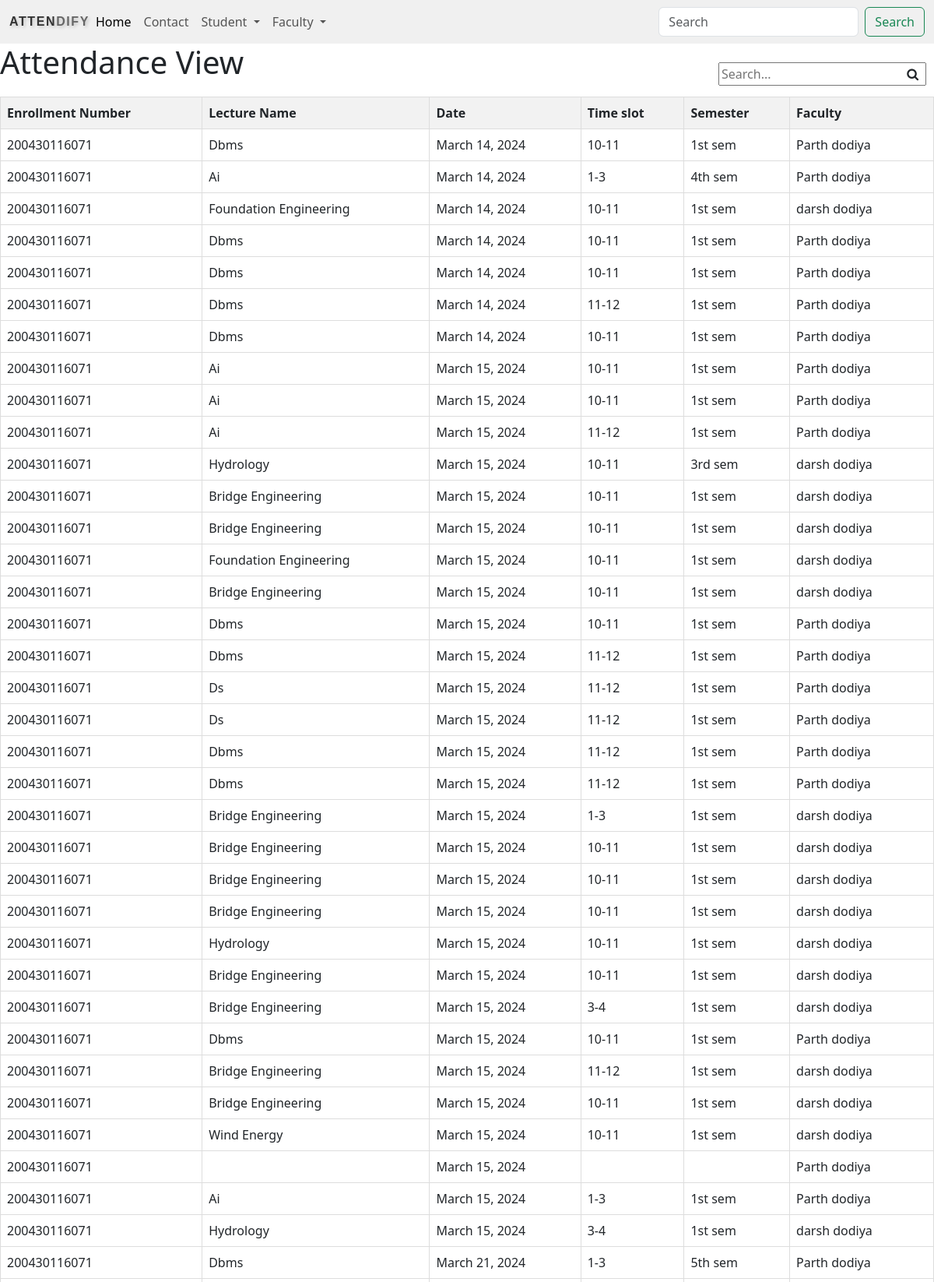
The page /attendance/ (signed in, upper part) on the database its author committed.
### final/models.py (models this page shows, shortened)
class AttendanceRecord(models.Model):
    student = models.ForeignKey(Student, on_delete=models.CASCADE)
    enrollmentNumber = models.CharField(max_length=50,blank=True, null=True)
    timestamp = models.DateTimeField(default=timezone.now)
    attendance_date = models.DateField(default=timezone.now)  # Add this line
    semester = models.CharField(max_length=50,blank=True, null=True)  # New field for semester
    faculty_name = models.CharField(max_length=100,blank=True, null=True)  # New field for faculty name
    time_slot = models.CharField(max_length=50,blank=True, null=True)  # New field for time slot
    lecture_name = models.CharField(max_length=100,blank=True, null=True)
    department = models.CharField(max_length=100,blank=True, null=True)

### final/views.py (the view)
# urls.py: path('attendance/',views.attendance,name='attendance'),
def attendance(request):
    student_id = request.session.get('student_id')
    if student_id:
        student = Student.objects.get(pk=student_id)
        attendance_records = AttendanceRecord.objects.filter(student=student)
        return render(request, 'attendance.html', {'attendance_records': attendance_records})
    else:
        return redirect('signin')

### templates/attendance.html (shortened to what this page needs)
{% extends "base.html" %}
{% load static %}
{% block body %}
<link rel="stylesheet" href="{% static 'css/attendance.css' %}" type="text/css">
<h1>Attendance View</h1>
<div class="search-container" class="fa fa-search">
    <input type="text" id="searchInput" onkeyup="searchTable()" placeholder="Search...">
    <i class="fa fa-search search-icon"></i>
</div>
<table id="attendanceTable">
    <thead>
        <tr>
            <th>Enrollment Number</th>
            <th>Lecture Name</th>
            <th>Date</th>
            <th>Time slot</th>
            <th>Semester</th>
            <th>Faculty</th>
        </tr>
    </thead>
    <tbody>
    {% for record in attendance_records %}
        <tr>
            <td>{{ record.enrollmentNumber }}</td>
            <td>{{ record.lecture_name }}</td>
            <td>{{ record.attendance_date }}</td>
            <td>{{ record.time_slot }}</td>
            <td>{{ record.semester }}</td>
            <td>{{ record.faculty_name }}</td>
        </tr>
    {% endfor %}
    </tbody>
</table>
<link rel="stylesheet" href="https://cdnjs.cloudflare.com/ajax/libs/font-awesome/4.7.0/css/font-awesome.min.css">
{% endblock %}

### templates/base.html (shortened to what this page needs)
<!DOCTYPE html>
<html lang="en">
<head>
    <link href="https://cdn.jsdelivr.net/npm/bootstrap@5.3.2/dist/css/bootstrap.min.css" rel="stylesheet">
</head>
<body>
    <nav class="navbar navbar-expand-lg custom-navbar" >
        <div class="container-fluid">
            <div class="logo">Atten<span>dify</span></div>
            <div class="collapse navbar-collapse" id="navbarSupportedContent">
                <ul class="navbar-nav me-auto mb-2 mb-lg-0">
                    <li class="nav-item">
                        <a class="nav-link active" aria-current="page" href="{% url 'home' %}">Home</a>
                    </li>
                    <li class="nav-item">
                        <a class="nav-link" href="{% url 'contact' %}">Contact</a>
                    </li>
                    <li class="nav-item dropdown">
                        <a class="nav-link dropdown-toggle" href="#" role="button" data-bs-toggle="dropdown" aria-expanded="false">
                            Student
                        </a>
                    </li>
                    <li class="nav-item dropdown">
                        <a class="nav-link dropdown-toggle" href="#" role="button" data-bs-toggle="dropdown" aria-expanded="false">
                            Faculty
                        </a>
                    </li>
                </ul>
                <form class="d-flex" role="search">
                    <input class="form-control me-2" type="search" placeholder="Search" aria-label="Search">
                    <button class="btn btn-outline-success" type="submit">Search</button>
                </form>
            </div>
        </div>
    </nav>
    {% block body %}{% endblock %}
</body>
</html>

### static/css/attendance.css (style rules this page uses)
table { width: 100%; border-collapse: collapse; margin-top: 20px; }
th, td { border: 1px solid #ddd; padding: 8px; text-align: left; }
th { background-color: #f2f2f2; }
.search-container { position: absolute; top: 0; right: 0; margin-top: 80px; margin-right: 10px; }
#searchInput { padding-right: 30px; }
.search-icon { position: absolute; top: 50%; right: 10px; transform: translateY(-50%); cursor: pointer; }

### templates/base.html (style rules this page uses)
.custom-navbar { background-color:#f0f0f0; }
.logo { font-family: Arial, sans-serif; display: flex; justify-content: center; align-items: center; height: 5vh; margin: 0; font-size: 1rem; font-weight: bold; text-transform: uppercase; color: #333; letter-spacing: 0.1em; text-shadow: 2px 2px 4px rgba(0, 0, 0, 0.2); }
.logo span { color: #666; }

### rows shown on the page
AttendanceRecord: enrollmentNumber "200430116071", lecture_name "Dbms", attendance_date "March 14, 2024", time_slot "10-11", semester "1st sem", faculty_name "Parth dodiya"
AttendanceRecord: enrollmentNumber "200430116071", lecture_name "Ai", attendance_date "March 14, 2024", time_slot "1-3", semester "4th sem", faculty_name "Parth dodiya"
AttendanceRecord: enrollmentNumber "200430116071", lecture_name "Foundation Engineering", attendance_date "March 14, 2024", time_slot "10-11", semester "1st sem", faculty_name "darsh dodiya"
AttendanceRecord: enrollmentNumber "200430116071", lecture_name "Dbms", attendance_date "March 14, 2024", time_slot "10-11", semester "1st sem", faculty_name "Parth dodiya"
AttendanceRecord: enrollmentNumber "200430116071", lecture_name "Dbms", attendance_date "March 14, 2024", time_slot "10-11", semester "1st sem", faculty_name "Parth dodiya"
AttendanceRecord: enrollmentNumber "200430116071", lecture_name "Dbms", attendance_date "March 14, 2024", time_slot "11-12", semester "1st sem", faculty_name "Parth dodiya"
AttendanceRecord: enrollmentNumber "200430116071", lecture_name "Dbms", attendance_date "March 14, 2024", time_slot "10-11", semester "1st sem", faculty_name "Parth dodiya"
AttendanceRecord: enrollmentNumber "200430116071", lecture_name "Ai", attendance_date "March 15, 2024", time_slot "10-11", semester "1st sem", faculty_name "Parth dodiya"
AttendanceRecord: enrollmentNumber "200430116071", lecture_name "Ai", attendance_date "March 15, 2024", time_slot "10-11", semester "1st sem", faculty_name "Parth dodiya"
AttendanceRecord: enrollmentNumber "200430116071", lecture_name "Ai", attendance_date "March 15, 2024", time_slot "11-12", semester "1st sem", faculty_name "Parth dodiya"
AttendanceRecord: enrollmentNumber "200430116071", lecture_name "Hydrology", attendance_date "March 15, 2024", time_slot "10-11", semester "3rd sem", faculty_name "darsh dodiya"
AttendanceRecord: enrollmentNumber "200430116071", lecture_name "Bridge Engineering", attendance_date "March 15, 2024", time_slot "10-11", semester "1st sem", faculty_name "darsh dodiya"
AttendanceRecord: enrollmentNumber "200430116071", lecture_name "Bridge Engineering", attendance_date "March 15, 2024", time_slot "10-11", semester "1st sem", faculty_name "darsh dodiya"
AttendanceRecord: enrollmentNumber "200430116071", lecture_name "Foundation Engineering", attendance_date "March 15, 2024", time_slot "10-11", semester "1st sem", faculty_name "darsh dodiya"
AttendanceRecord: enrollmentNumber "200430116071", lecture_name "Bridge Engineering", attendance_date "March 15, 2024", time_slot "10-11", semester "1st sem", faculty_name "darsh dodiya"
AttendanceRecord: enrollmentNumber "200430116071", lecture_name "Dbms", attendance_date "March 15, 2024", time_slot "10-11", semester "1st sem", faculty_name "Parth dodiya"
AttendanceRecord: enrollmentNumber "200430116071", lecture_name "Dbms", attendance_date "March 15, 2024", time_slot "11-12", semester "1st sem", faculty_name "Parth dodiya"
AttendanceRecord: enrollmentNumber "200430116071", lecture_name "Ds", attendance_date "March 15, 2024", time_slot "11-12", semester "1st sem", faculty_name "Parth dodiya"
AttendanceRecord: enrollmentNumber "200430116071", lecture_name "Ds", attendance_date "March 15, 2024", time_slot "11-12", semester "1st sem", faculty_name "Parth dodiya"
AttendanceRecord: enrollmentNumber "200430116071", lecture_name "Dbms", attendance_date "March 15, 2024", time_slot "11-12", semester "1st sem", faculty_name "Parth dodiya"
AttendanceRecord: enrollmentNumber "200430116071", lecture_name "Dbms", attendance_date "March 15, 2024", time_slot "11-12", semester "1st sem", faculty_name "Parth dodiya"
AttendanceRecord: enrollmentNumber "200430116071", lecture_name "Bridge Engineering", attendance_date "March 15, 2024", time_slot "1-3", semester "1st sem", faculty_name "darsh dodiya"
AttendanceRecord: enrollmentNumber "200430116071", lecture_name "Bridge Engineering", attendance_date "March 15, 2024", time_slot "10-11", semester "1st sem", faculty_name "darsh dodiya"
AttendanceRecord: enrollmentNumber "200430116071", lecture_name "Bridge Engineering", attendance_date "March 15, 2024", time_slot "10-11", semester "1st sem", faculty_name "darsh dodiya"
AttendanceRecord: enrollmentNumber "200430116071", lecture_name "Bridge Engineering", attendance_date "March 15, 2024", time_slot "10-11", semester "1st sem", faculty_name "darsh dodiya"
AttendanceRecord: enrollmentNumber "200430116071", lecture_name "Hydrology", attendance_date "March 15, 2024", time_slot "10-11", semester "1st sem", faculty_name "darsh dodiya"
AttendanceRecord: enrollmentNumber "200430116071", lecture_name "Bridge Engineering", attendance_date "March 15, 2024", time_slot "10-11", semester "1st sem", faculty_name "darsh dodiya"
AttendanceRecord: enrollmentNumber "200430116071", lecture_name "Bridge Engineering", attendance_date "March 15, 2024", time_slot "3-4", semester "1st sem", faculty_name "darsh dodiya"
AttendanceRecord: enrollmentNumber "200430116071", lecture_name "Dbms", attendance_date "March 15, 2024", time_slot "10-11", semester "1st sem", faculty_name "Parth dodiya"
AttendanceRecord: enrollmentNumber "200430116071", lecture_name "Bridge Engineering", attendance_date "March 15, 2024", time_slot "11-12", semester "1st sem", faculty_name "darsh dodiya"
AttendanceRecord: enrollmentNumber "200430116071", lecture_name "Bridge Engineering", attendance_date "March 15, 2024", time_slot "10-11", semester "1st sem", faculty_name "darsh dodiya"
AttendanceRecord: enrollmentNumber "200430116071", lecture_name "Wind Energy", attendance_date "March 15, 2024", time_slot "10-11", semester "1st sem", faculty_name "darsh dodiya"
AttendanceRecord: enrollmentNumber "200430116071", attendance_date "March 15, 2024", faculty_name "Parth dodiya"
AttendanceRecord: enrollmentNumber "200430116071", lecture_name "Ai", attendance_date "March 15, 2024", time_slot "1-3", semester "1st sem", faculty_name "Parth dodiya"
AttendanceRecord: enrollmentNumber "200430116071", lecture_name "Hydrology", attendance_date "March 15, 2024", time_slot "3-4", semester "1st sem", faculty_name "darsh dodiya"
AttendanceRecord: enrollmentNumber "200430116071", lecture_name "Dbms", attendance_date "March 21, 2024", time_slot "1-3", semester "5th sem", faculty_name "Parth dodiya"
